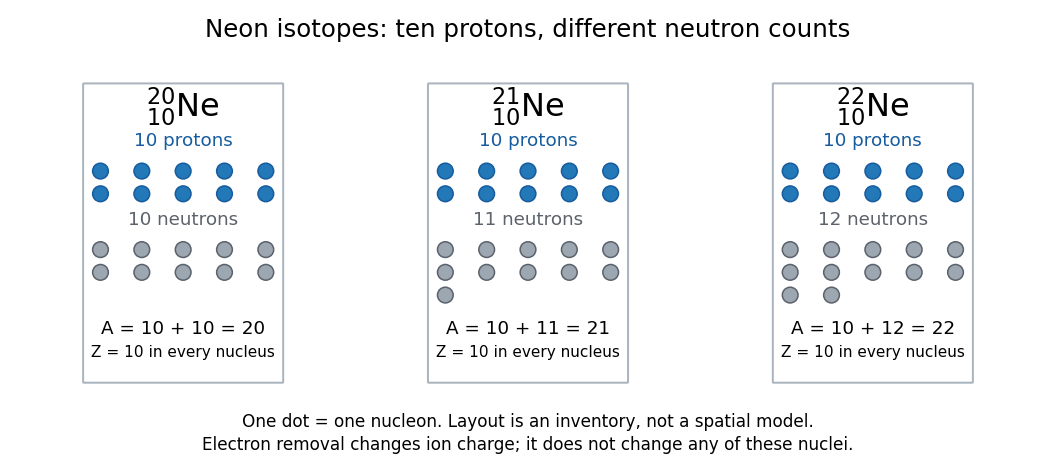

This figure's Python source:
"""Render a counting diagram; Python 3.14, matplotlib 3.10.7, numpy 2.3.5.

Run from _media; the matching PNG is written to the current directory.
Dots are inventory tokens, not positions or a nuclear structure model.
"""
from pathlib import Path

import matplotlib.pyplot as plt
from matplotlib.patches import Circle, FancyBboxPatch


def main():
    fig, axes = plt.subplots(1, 3, figsize=(9.6, 4.2), dpi=110, facecolor="white")
    fig.suptitle("Neon isotopes: ten protons, different neutron counts", fontsize=16, y=0.96)
    for ax, mass_number in zip(axes, (20, 21, 22), strict=True):
        neutron_number = mass_number - 10
        assert 10 + neutron_number == mass_number
        ax.set(xlim=(-0.5, 4.5), ylim=(-1.0, 6.6), aspect="equal")
        ax.axis("off")
        ax.add_patch(FancyBboxPatch((-0.4, -0.85), 4.8, 7.20,
                                   boxstyle="round,pad=0.02", facecolor="white",
                                   edgecolor="#a9b4bf", linewidth=1.3))
        ax.text(2, 5.55, rf"${{}}^{{{mass_number}}}_{{10}}\mathrm{{Ne}}$", ha="center", fontsize=21)
        ax.text(2, 4.85, "10 protons", ha="center", color="#165c9e", fontsize=12)
        for k in range(10):
            ax.add_patch(Circle((k % 5, 4.25 - 0.55 * (k // 5)), 0.19,
                                facecolor="#2378b8", edgecolor="#165c9e"))
        ax.text(2, 2.95, f"{neutron_number} neutrons", ha="center", color="#5b626b", fontsize=12)
        for k in range(neutron_number):
            ax.add_patch(Circle((k % 5, 2.35 - 0.55 * (k // 5)), 0.19,
                                facecolor="#9ca7b1", edgecolor="#5b626b"))
        ax.text(2, 0.30, f"A = 10 + {neutron_number} = {mass_number}", ha="center", fontsize=12)
        ax.text(2, -0.25, "Z = 10 in every nucleus", ha="center", fontsize=10)
    fig.text(0.5, 0.075, "One dot = one nucleon. Layout is an inventory, not a spatial model.",
             ha="center", fontsize=11)
    fig.text(0.5, 0.026, "Electron removal changes ion charge; it does not change any of these nuclei.",
             ha="center", fontsize=11)
    fig.subplots_adjust(left=0.025, right=0.975, top=0.84, bottom=0.16, wspace=0.1)
    fig.savefig(Path.cwd() / (Path(__file__).stem + ".png"), facecolor="white", transparent=False)
    plt.close(fig)


if __name__ == "__main__":
    main()
